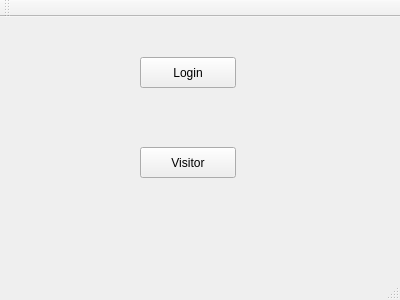
<?xml version="1.0" encoding="UTF-8"?>
<ui version="4.0">
 <class>MainWindow</class>
 <widget class="QMainWindow" name="MainWindow">
  <property name="geometry">
   <rect>
    <x>0</x>
    <y>0</y>
    <width>400</width>
    <height>300</height>
   </rect>
  </property>
  <property name="windowTitle">
   <string>MainWindow</string>
  </property>
  <widget class="QWidget" name="centralWidget">
   <widget class="QPushButton" name="startVisitor">
    <property name="geometry">
     <rect>
      <x>140</x>
      <y>130</y>
      <width>96</width>
      <height>31</height>
     </rect>
    </property>
    <property name="text">
     <string>Visitor</string>
    </property>
   </widget>
   <widget class="QPushButton" name="startLogin">
    <property name="geometry">
     <rect>
      <x>140</x>
      <y>40</y>
      <width>96</width>
      <height>31</height>
     </rect>
    </property>
    <property name="text">
     <string>Login</string>
    </property>
   </widget>
  </widget>
  <widget class="QMenuBar" name="menuBar">
   <property name="geometry">
    <rect>
     <x>0</x>
     <y>0</y>
     <width>400</width>
     <height>29</height>
    </rect>
   </property>
  </widget>
  <widget class="QToolBar" name="mainToolBar">
   <attribute name="toolBarArea">
    <enum>TopToolBarArea</enum>
   </attribute>
   <attribute name="toolBarBreak">
    <bool>false</bool>
   </attribute>
  </widget>
  <widget class="QStatusBar" name="statusBar"/>
 </widget>
 <layoutdefault spacing="6" margin="11"/>
 <resources/>
 <connections/>
</ui>
